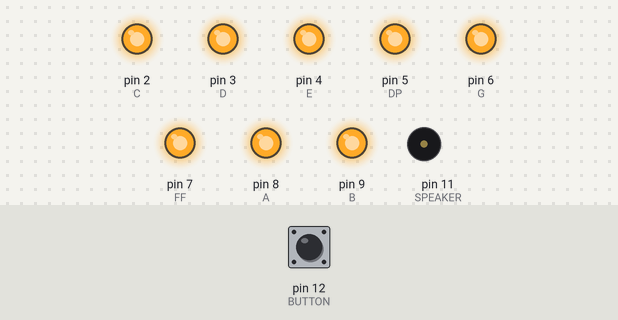
Simulated run of this sketch. Board: Arduino Uno, built with avr-gcc and run on an emulated ATmega328P. Shown: output pins drawn as LEDs (lit = HIGH), buzzer (waves = sounding). Dashed ring = blinking. The inputs (shaded band) are chosen by the test bench; at power-on: pin 12 (BUTTON) HIGH. Random numbers use the default seed unless the sketch sets one; pins used as bus, display or sensor lines are not drawn.

Above: at 1.2 s.
1.3 s: pin 12 (BUTTON) pulled LOW for 0.15 s
At 2.24 s:
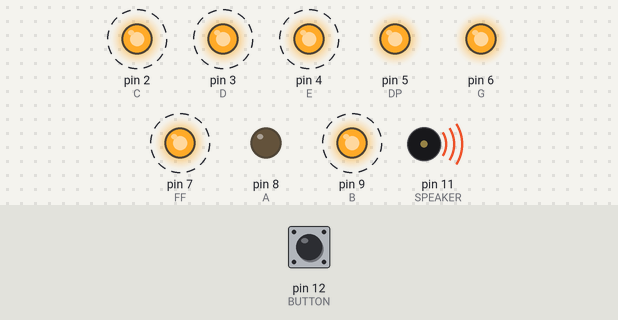
4.3 s: pin 12 (BUTTON) pulled LOW for 1 s
At 7.1 s:
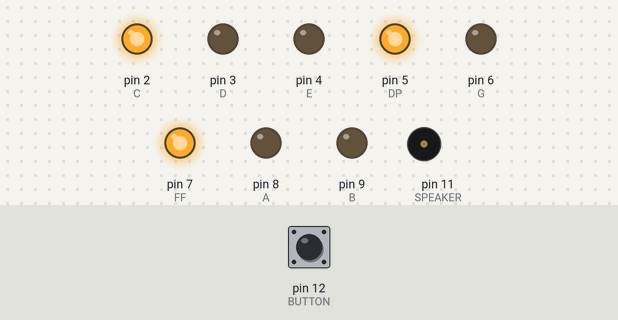
7.4 s: pin 12 (BUTTON) pulled LOW for 3.2 s
At 11.5 s:
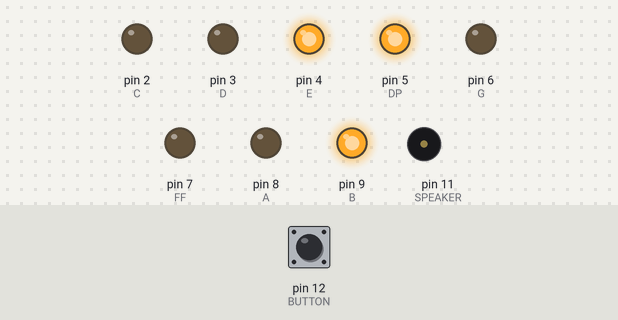
12.1 s: pin 12 (BUTTON) pulled LOW for 0.15 s
At 12.77 s:
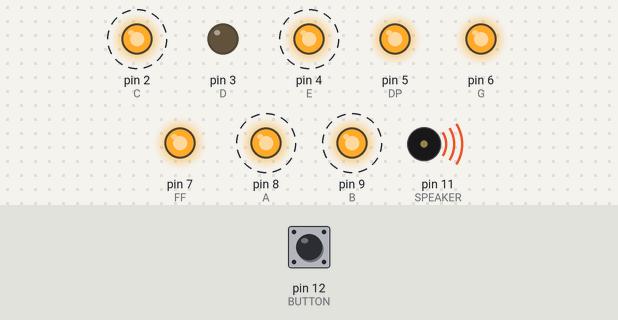
Timing chart, 0 to 15.2 s (numbered marks = the images above; inputs shaded):
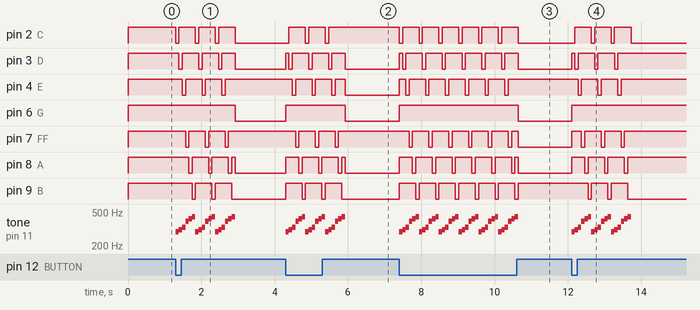

Measured:
- after the input at 1.3 s, pin 2 (C): alternates HIGH for 0.45 s and LOW for 0.09 s, 7 changes in all, then stays LOW, starting at once; pin 3 (D): alternates HIGH for 0.45 s and LOW for 0.09 s, 7 changes in all, then stays LOW, starting after 0.09 s
- after the input at 4.3 s, pin 2 (C): alternates HIGH for 0.45 s and LOW for 0.09 s, 5 changes in all, then stays HIGH, starting after 0.09 s; pin 3 (D): LOW → HIGH at once, then repeats every 0.54 s: LOW 0.09 s, HIGH 0.45 s
- after the input at 7.4 s, pin 2 (C): alternates HIGH for 0.45 s and LOW for 0.09 s, 13 changes in all, then stays LOW, starting at once; pin 3 (D): goes HIGH 0.09 s, 5 × (LOW 0.09 s, HIGH 0.45 s), LOW 0.09 s, HIGH 0.36 s, then LOW, starting at once
- after the input at 12.1 s, pin 2 (C): alternates HIGH for 0.45 s and LOW for 0.09 s, 6 changes in all, then stays LOW, starting after 0.09 s; pin 3 (D): LOW → HIGH at once, then repeats every 0.54 s: LOW 0.09 s, HIGH 0.45 s, until it stays HIGH from 13.4 s

The sketch:

RollDice.ino
```cpp
/****************
 *
 * Arduino 7-segment LED dispaly d6 roller
 * With button and piezo speaker
 *
 ****************/

#define A 8
#define B 9
#define C 2
#define D 3
#define E 4
#define FF 7 // Why can't I name this F?
#define DP 5 // Decimal point
#define G 6
#define POWER 13
#define BUTTON 12
#define SPEAKER 11
#define SEGMENTS 10

#define FIRSTPIN 2

int tones[] = {261, 277, 294, 311, 330, 349, 370, 392, 415, 440};
//            mid C  C#   D    D#   E    F    F#   G    G#   A

void drawNumber(int num) {
  if(num < 0 || num > 6) {
    return;
  }

  // Initialize numbers
  int myNums[7][SEGMENTS] = {
                        {0,0,1,1,1,0,0,1,1,1}, // 0
                        {0,0,1,0,0,0,0,0,0,1}, // 1
                        {0,0,0,1,1,0,1,0,1,1}, // 2
                        {0,0,1,1,0,0,1,0,1,1}, // 3
                        {0,0,1,0,0,0,1,1,0,1}, // 4
                        {0,0,1,1,0,0,1,1,1,0}, // 5
                        {0,0,1,1,1,0,1,1,1,0}, // 6
                      };


  for (int i = FIRSTPIN; i < SEGMENTS; i++) {
    if(myNums[num][i] == 0) {
      digitalWrite(i, HIGH);
    }
    if(myNums[num][i] == 1) {
     digitalWrite(i, LOW);
    }
  }
}

void spin() {
  int timesToSpin = 3;
  int spinDelay = 90;
  turnAllOff();

  int nums[SEGMENTS] = {0,0,1,1,1,0,0,1,1,1};

  for(int j = 0; j < timesToSpin ; j++) {
    for (int i = FIRSTPIN; i < SEGMENTS; i++) {
      tone(SPEAKER, tones[i]);
      digitalWrite(i-1,HIGH); // Turn off the one behind us
      if(nums[i] == 1) {
       digitalWrite(i, LOW);
       delay(spinDelay);
      }
    }
    digitalWrite(SEGMENTS-1,HIGH);
    noTone(SPEAKER);
  }
}

void turnAllOff() {
    for (int i = FIRSTPIN; i < SEGMENTS; i++) {
      digitalWrite(i,HIGH);
    }
}

void setup() {
  pinMode(A, OUTPUT);
  pinMode(B, OUTPUT);
  pinMode(C, OUTPUT);
  pinMode(D, OUTPUT);
  pinMode(E, OUTPUT);
  pinMode(FF, OUTPUT);
  pinMode(DP, OUTPUT);
  pinMode(G, OUTPUT);
  pinMode(POWER, OUTPUT);
  pinMode(BUTTON, INPUT_PULLUP);

  digitalWrite(POWER, HIGH);
  randomSeed(analogRead(0));
  turnAllOff();
}

void loop() {
  if(digitalRead(BUTTON) == LOW) {
    spin();
    drawNumber(random(1, 7));
  }
}
```
